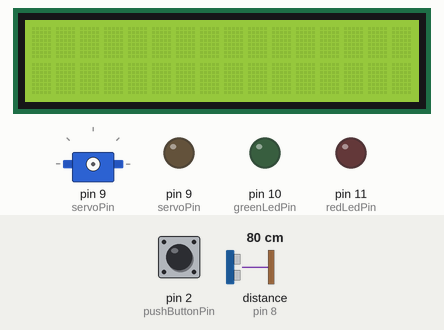
Simulated run of this sketch. Board: Arduino Uno, built with avr-gcc and run on an emulated ATmega328P. On the bench: 16×2 character LCD, servo, output pins drawn as LEDs (lit = HIGH). Wiring (inferred from the names in the program): ultrasonic range finder: trigger pin 7; echo pin 8. The inputs (shaded band) are chosen by the test bench; at power-on: pin 2 (pushButtonPin) HIGH, distance to the obstacle (sensor on pin 8) 80 cm. The echo pulse lasts 58.3 µs per cm; pins used as bus, display or sensor lines are not drawn; what the sketch prints to the serial monitor is not drawn.

Above: at 1.3 s.
1.4 s: pin 2 (pushButtonPin) pulled LOW for 0.15 s
At 2.3 s:
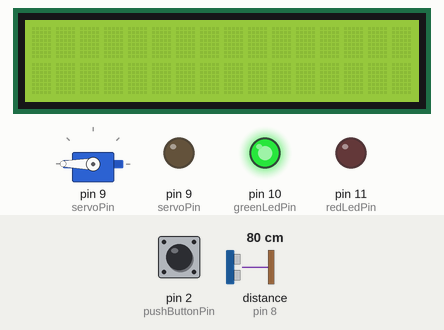
Timing chart, 0 to 4.4 s (numbered marks = the images above; inputs shaded):
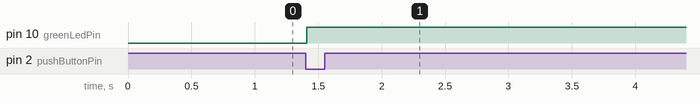

The sketch:

ARDUINO_Group15.ino
```cpp
//#include <Adafruit_LiquidCrystal.h>
#include <Servo.h>

#include <LiquidCrystal_I2C.h>

#include <Wire.h>
//#include<hd44780.h>
//#include <hd44780ioClass/hd44780_I2Cexp.h>
//hd44780_I2Cexp lcd;
Servo servo;
int pushButtonPin=2;
int greenLedPin=10; // connect Green LED to pin 10 (PWM pin)
int redLedPin=11; // connect Red LED to pin 11 (PWM pin)
int servoPin=9;
int triggerPin=7;
int echoPin=8;
int maxRange = 300; // Maximum range
int minRange = 0; // Minimum range
long centim=0;//ultra Sonic
int duration=0;//ultra Sonic
//Adafruit_LiquidCrystal lcd_1(0);

int pushButtonValue;
boolean start = false;
boolean readDistance = false;

// Set the LCD address to 0x27 for a 16 chars and 2 line display
 LiquidCrystal_I2C lcd(0x27, 16, 2);

void setup()
{

  	pinMode(greenLedPin, OUTPUT);
  	pinMode(redLedPin, OUTPUT);
  	pinMode(servoPin,OUTPUT);
  	pinMode(pushButtonPin,INPUT);
    digitalWrite(pushButtonPin,HIGH);
  	pinMode(triggerPin,INPUT);
 	  pinMode(echoPin,OUTPUT);

    Serial.println("set up done");
  //LCD For Simulator:
    lcd.begin(16, 2);

//LCD For Real:
    //initialize the LCD
	 lcd.init();
  lcd.backlight();
Serial.begin(9600);


}


void loop()
{
  Serial.println(centim);
  // קריאת ערכים מהחיישנים
  pushButtonValue = digitalRead(pushButtonPin);
  //ultrasonicCheck();
  centim=readUltrasonicDistance(7,8)/58;
  if (pushButtonValue == 0){


      if (centim >= 10){

        digitalWrite(greenLedPin, HIGH); //הדלקת נורה ירוקה
        digitalWrite(redLedPin,LOW);
        startServo(); //לסובב את מנוע הסרבו
      }
      else {

        digitalWrite(redLedPin, HIGH); //הדלקת נורה ירוקה
        digitalWrite(greenLedPin, LOW);
        printToLCD(); //הדפסת הודעה מתאימה למסך
      }
   }
} // end LOOP


// ------------ Functions --------------

void startServo(){ // סיבוב מנוע הסרבו
  servo.attach(servoPin);
  servo.write(300);
}

void redLightBlinking(){
  for(int i=0 ; i < 5 ; i++){
    digitalWrite(redLedPin, HIGH);   // turn the LED on (HIGH is the voltage level)
  	delay(1000);              // wait for a second
    digitalWrite(redLedPin, LOW);    // turn the LED off by making the voltage LOW
  	delay(1000);
  }
}

void printToLCD(){
  lcd.setBacklight(1);
  lcd.setCursor(0, 0);
  lcd.print("You're too close");
  lcd.setCursor(0, 1);
  lcd.print("to the screen!");
  delay(500); // Wait for 500 millisecond(s)
  lcd.setBacklight(0);
  delay(500); // Wait for 500 millisecond(s)

}


// ------------ Ultrasonic --------------


long readUltrasonicDistance(int triggerPin, int echoPin)
{
  pinMode(triggerPin, OUTPUT);  // Clear the trigger
  digitalWrite(triggerPin, LOW);
  delayMicroseconds(2);
  // Sets the trigger pin to HIGH state for 10 microseconds
  digitalWrite(triggerPin, HIGH);
  delayMicroseconds(10);
  digitalWrite(triggerPin, LOW);
  pinMode(echoPin, INPUT);
  // Reads the echo pin, and returns the sound wave travel time in microseconds
  return pulseIn(echoPin, HIGH);
}
```

Measured:
- after the input at 1.4 s, pin 10 (greenLedPin): LOW → HIGH at once
